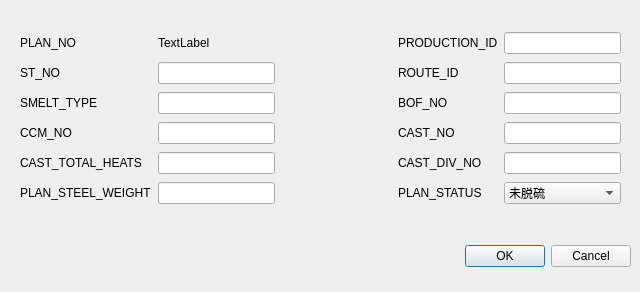
<?xml version="1.0" encoding="UTF-8"?>
<ui version="4.0">
 <class>PlanDialog</class>
 <widget class="QDialog" name="PlanDialog">
  <property name="geometry">
   <rect>
    <x>0</x>
    <y>0</y>
    <width>640</width>
    <height>292</height>
   </rect>
  </property>
  <property name="windowTitle">
   <string>PlanDialog</string>
  </property>
  <widget class="QDialogButtonBox" name="buttonBox">
   <property name="geometry">
    <rect>
     <x>10</x>
     <y>240</y>
     <width>621</width>
     <height>32</height>
    </rect>
   </property>
   <property name="orientation">
    <enum>Qt::Horizontal</enum>
   </property>
   <property name="standardButtons">
    <set>QDialogButtonBox::Cancel|QDialogButtonBox::Ok</set>
   </property>
  </widget>
  <widget class="QWidget" name="layoutWidget">
   <property name="geometry">
    <rect>
     <x>20</x>
     <y>30</y>
     <width>601</width>
     <height>178</height>
    </rect>
   </property>
   <layout class="QGridLayout" name="gridLayout">
    <item row="0" column="0">
     <widget class="QLabel" name="label_2">
      <property name="text">
       <string>PLAN_NO</string>
      </property>
     </widget>
    </item>
    <item row="1" column="0">
     <widget class="QLabel" name="label_3">
      <property name="text">
       <string>ST_NO</string>
      </property>
     </widget>
    </item>
    <item row="1" column="2">
     <widget class="QLineEdit" name="stNoLineEdit"/>
    </item>
    <item row="1" column="5">
     <widget class="QLabel" name="label_4">
      <property name="text">
       <string>ROUTE_ID</string>
      </property>
     </widget>
    </item>
    <item row="1" column="7">
     <widget class="QLineEdit" name="routeIdLineEdit"/>
    </item>
    <item row="2" column="0" colspan="2">
     <widget class="QLabel" name="label_5">
      <property name="text">
       <string>SMELT_TYPE</string>
      </property>
     </widget>
    </item>
    <item row="2" column="2">
     <widget class="QLineEdit" name="smeltTypeLineEdit"/>
    </item>
    <item row="2" column="5">
     <widget class="QLabel" name="label_6">
      <property name="text">
       <string>BOF_NO</string>
      </property>
     </widget>
    </item>
    <item row="2" column="7">
     <widget class="QLineEdit" name="bofNoLineEdit"/>
    </item>
    <item row="3" column="0">
     <widget class="QLabel" name="label_7">
      <property name="text">
       <string>CCM_NO</string>
      </property>
     </widget>
    </item>
    <item row="3" column="2">
     <widget class="QLineEdit" name="ccmNoLineEdit"/>
    </item>
    <item row="3" column="5">
     <widget class="QLabel" name="label_8">
      <property name="text">
       <string>CAST_NO</string>
      </property>
     </widget>
    </item>
    <item row="3" column="7">
     <widget class="QLineEdit" name="castNoLineEdit"/>
    </item>
    <item row="4" column="0" colspan="2">
     <widget class="QLabel" name="label_9">
      <property name="text">
       <string>CAST_TOTAL_HEATS</string>
      </property>
     </widget>
    </item>
    <item row="4" column="5">
     <widget class="QLabel" name="label_10">
      <property name="text">
       <string>CAST_DIV_NO</string>
      </property>
     </widget>
    </item>
    <item row="4" column="7">
     <widget class="QLineEdit" name="castDivNoLineEdit"/>
    </item>
    <item row="5" column="0" colspan="2">
     <widget class="QLabel" name="label_11">
      <property name="text">
       <string>PLAN_STEEL_WEIGHT</string>
      </property>
     </widget>
    </item>
    <item row="5" column="5">
     <widget class="QLabel" name="label_12">
      <property name="text">
       <string>PLAN_STATUS</string>
      </property>
     </widget>
    </item>
    <item row="5" column="7">
     <widget class="QComboBox" name="planStatusComboBox">
      <item>
       <property name="text">
        <string>未脱硫</string>
       </property>
      </item>
      <item>
       <property name="text">
        <string>脱硫中</string>
       </property>
      </item>
      <item>
       <property name="text">
        <string>脱硫完</string>
       </property>
      </item>
     </widget>
    </item>
    <item row="0" column="7">
     <widget class="QLineEdit" name="productionIdLineEdit"/>
    </item>
    <item row="0" column="5">
     <widget class="QLabel" name="label">
      <property name="text">
       <string>PRODUCTION_ID</string>
      </property>
     </widget>
    </item>
    <item row="0" column="2">
     <widget class="QLabel" name="planNoLable">
      <property name="text">
       <string>TextLabel</string>
      </property>
     </widget>
    </item>
    <item row="4" column="2">
     <widget class="QLineEdit" name="castTotalHeatsLineEdit"/>
    </item>
    <item row="5" column="2">
     <widget class="QLineEdit" name="planSteelWeightLineEdit"/>
    </item>
    <item row="0" column="3">
     <spacer name="horizontalSpacer">
      <property name="orientation">
       <enum>Qt::Horizontal</enum>
      </property>
      <property name="sizeHint" stdset="0">
       <size>
        <width>40</width>
        <height>20</height>
       </size>
      </property>
     </spacer>
    </item>
   </layout>
  </widget>
 </widget>
 <resources/>
 <connections>
  <connection>
   <sender>buttonBox</sender>
   <signal>accepted()</signal>
   <receiver>PlanDialog</receiver>
   <slot>accept()</slot>
   <hints>
    <hint type="sourcelabel">
     <x>248</x>
     <y>254</y>
    </hint>
    <hint type="destinationlabel">
     <x>157</x>
     <y>274</y>
    </hint>
   </hints>
  </connection>
  <connection>
   <sender>buttonBox</sender>
   <signal>rejected()</signal>
   <receiver>PlanDialog</receiver>
   <slot>reject()</slot>
   <hints>
    <hint type="sourcelabel">
     <x>316</x>
     <y>260</y>
    </hint>
    <hint type="destinationlabel">
     <x>286</x>
     <y>274</y>
    </hint>
   </hints>
  </connection>
 </connections>
</ui>
